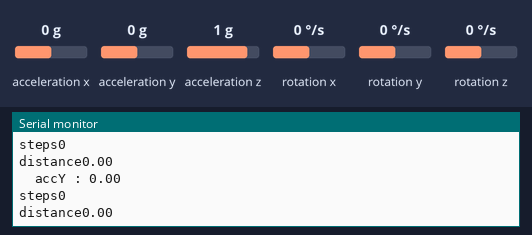
Recording of a sketch running on a simulated Arduino Uno, built with avr-gcc and run on an emulated ATmega328P. Shown: the last lines printed to the serial monitor. The inputs (shaded band) are chosen by the test bench; at power-on: acceleration y 0 g, acceleration x 0 g, acceleration z 1 g, rotation x 0 °/s, rotation y 0 °/s, rotation z 0 °/s.

Above: at 4.2 s.
4.3 s: acceleration y set to -1.4 g
At 4.43 s:
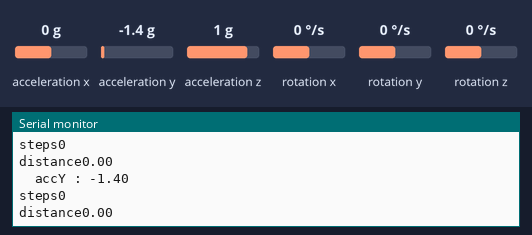
5.8 s: acceleration y set to -0.8 g
At 5.97 s:
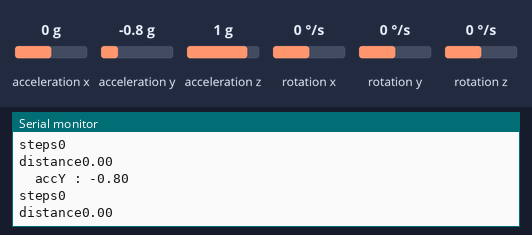
Timing chart, 0 to 8.8 s (numbered marks = the images above; inputs shaded):
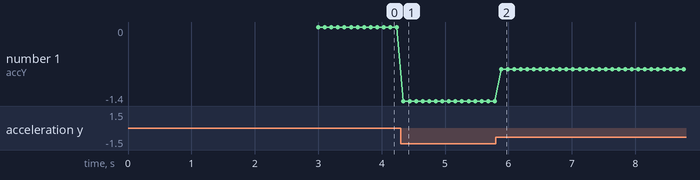

The sketch:

8266MPU.ino
```cpp
#include <MPU6050_tockn.h>
#include <Wire.h>
#include <SPI.h>

MPU6050 mpu6050(Wire);

  long timer = 0;
  int steps=0;
  float distanceinonestep= 71 ;
  float distance;

void setup() {
  Serial.begin(9600);
  Wire.begin();
  mpu6050.begin();
  mpu6050.calcGyroOffsets(true);

}

void loop() {
  mpu6050.update();

if(millis() - timer > 1000){
  Serial.print("\taccY : ");
  Serial.println(mpu6050.getAccY());
  }

if(mpu6050.getAccY()>0.7)
{
  steps+=1;
  delay(600);
}

if((mpu6050.getAccX() > 1.8)|| (mpu6050.getAccY() > 1.8) || (mpu6050.getAccZ() > 1.8))
{
  Serial.println("\t\tAccident Detected!!!");
  }

//if( SOSButton == HIGH){
//  Serial.println("Alert Sent to Emergency Number!");
//  }

  Serial.print("steps");
  Serial.println(steps);

  distance = steps*distanceinonestep/100;
  Serial.print("distance");
  Serial.println(distance);
  Serial.println("");
  delay(100);

   }
```

Measured:
- after the input at 4.3 s, the serial monitor: prints a new line at once (image 1)
- after the input at 5.8 s, the serial monitor: prints a new line after 0.08 s (image 2)
- plotted number 1: 0 → -1.4 after the input at 4.3 s, -1.4 → -0.8 after the input at 5.8 s
